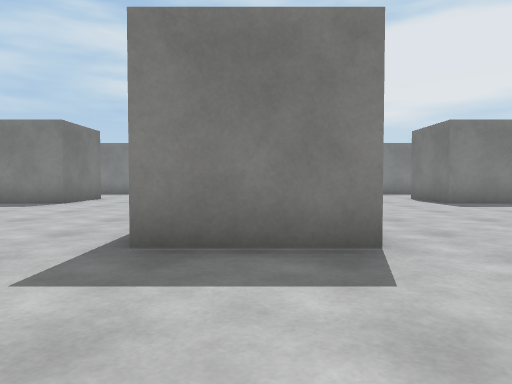
View 1 (above)

24 first-person views from a walk through a scene from a Unity 3-D project. The camera is 0.72 m above the floor, tilts 2° down and sees 70° across. The floor is counted in squares, 1 m on a side. Each view is taken from the middle of a square. On the plan, view 1 faces up. The plan holds only what a view shows up to about 11 squares ahead; the rest is blank. The place goes on beyond the plan. The player character is not drawn. Surface patterns are stand-ins for the level's own textures.

View 2
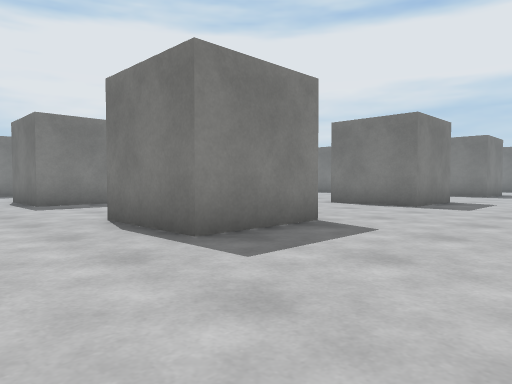

View 3
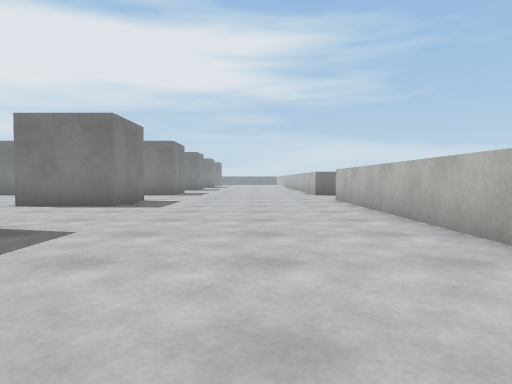

View 4
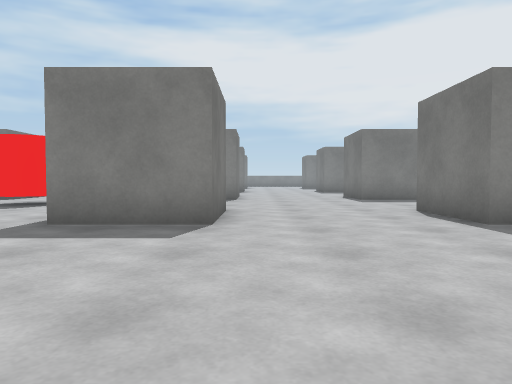

View 5
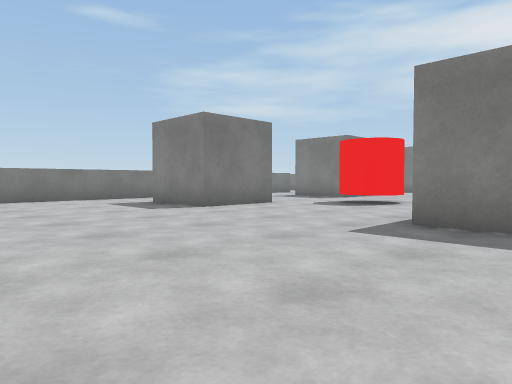

View 6
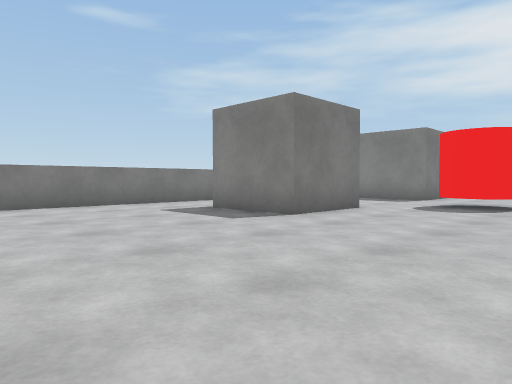

View 7
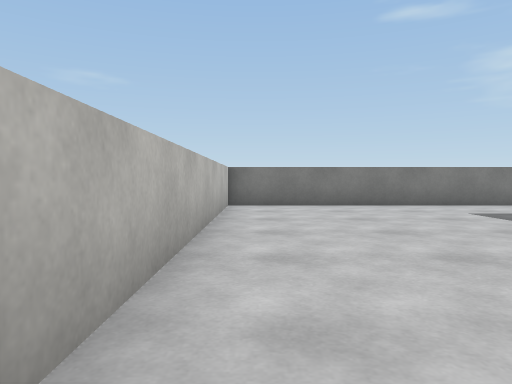

View 8
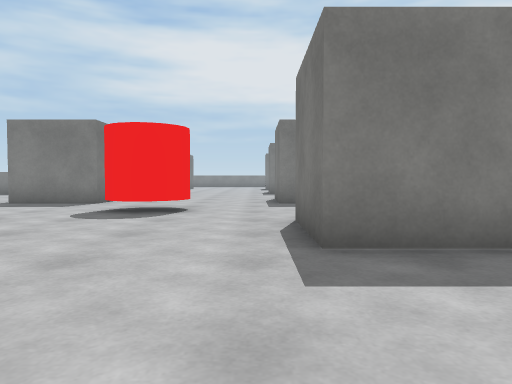

View 9
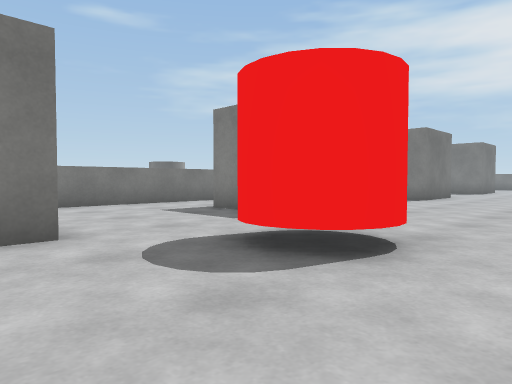

View 10
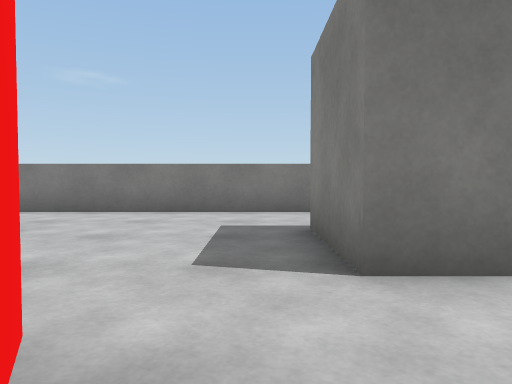

View 11
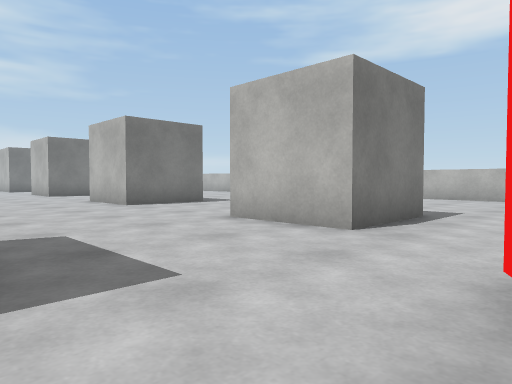

View 12
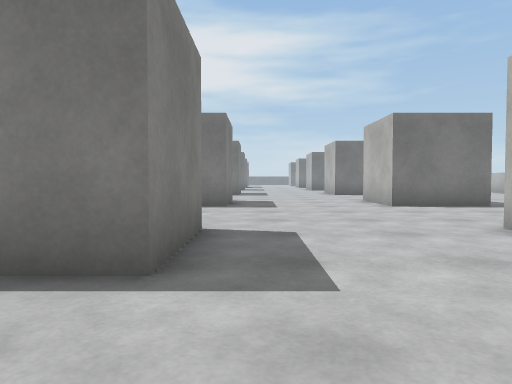

View 13
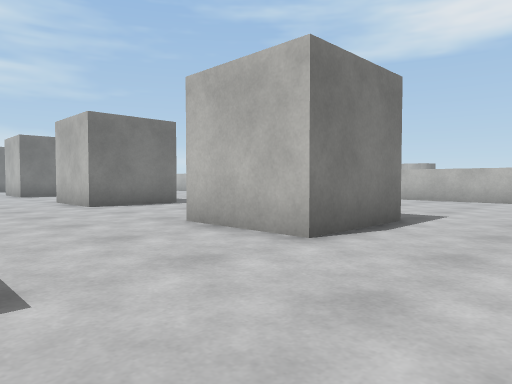

View 14
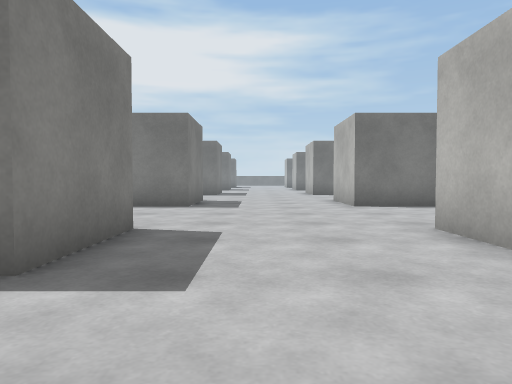

View 15
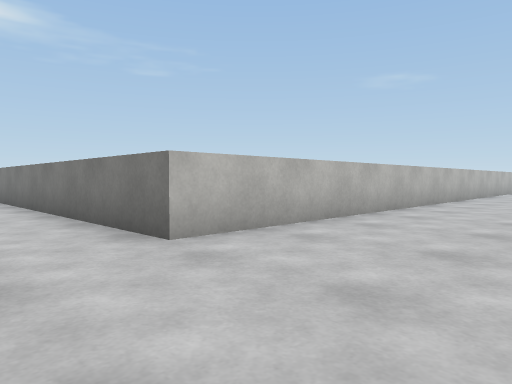

View 16
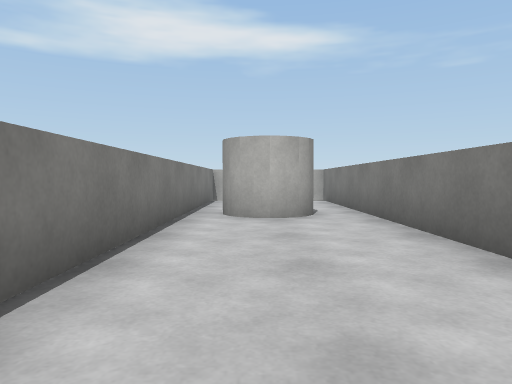

View 17
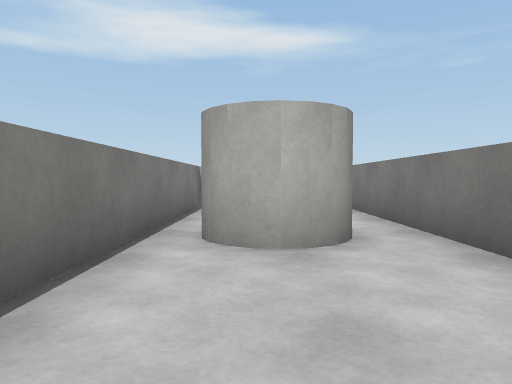

View 18
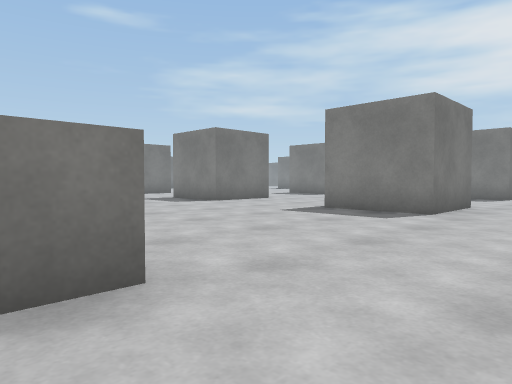

View 19
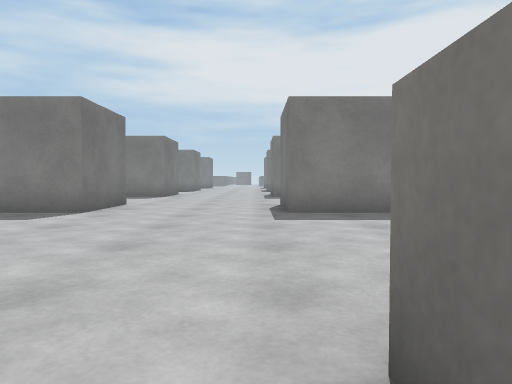

View 20
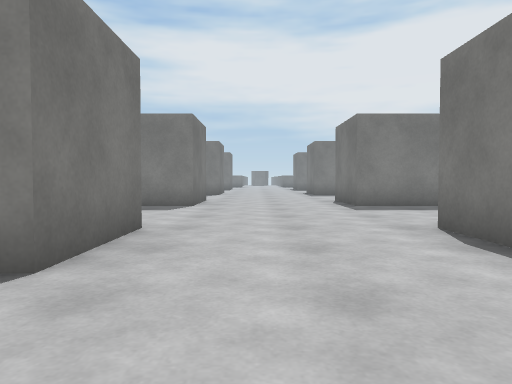

View 21
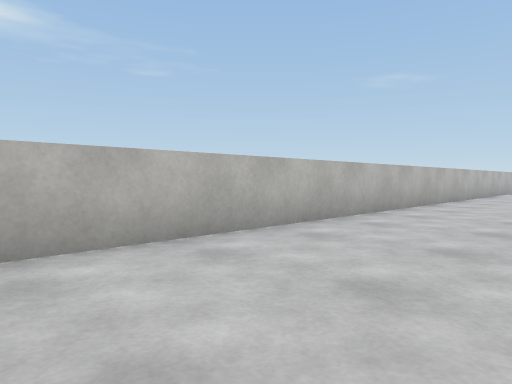

View 22
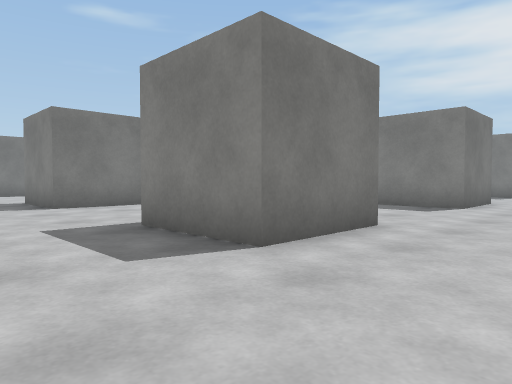

View 23
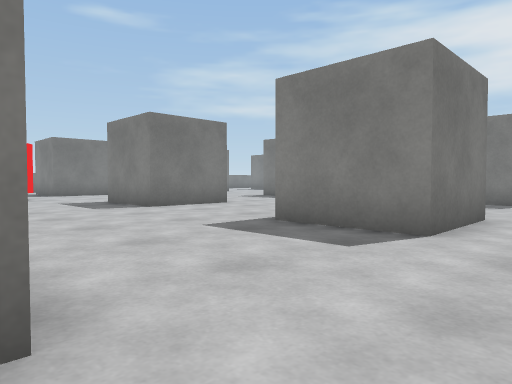

View 24
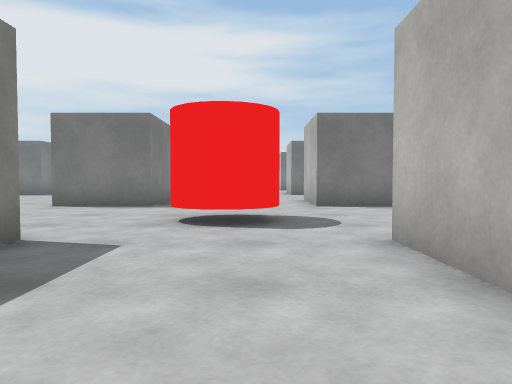

### Floor plan
Points are (right, up) in squares from view 1. A wall is a line through its corners. A room is listed if a view was taken in it or the views show most of it. See-through windows are left out.
Room 1 (views 1, 2, 3, 4, 5, 6, 7, 8, 9, 10, 11, 12, 13, 14, 15, 16, 17, 18, 19, 20, 21, 22, 23)
walls: (-1.3, 3.8) (-1.3, 6.4) (1.3, 6.4) (1.3, 3.8) (-1.3, 3.8); (-5.7, 3.8) (-8.3, 3.8) (-8.3, 6.4) (-5.7, 6.4) (-5.7, 3.8); (5.7, 3.8) (5.7, 6.4) (8.3, 6.4) (8.3, 3.8) (5.7, 3.8); (1.3, 12.5) (1.3, 10.8) (-1.3, 10.8) (-1.3, 12.5); (-8.9, -2.8) (8.7, -2.8) (8.7, -8.5); (-5.7, 12.5) (-5.7, 10.8) (-8.3, 10.8) (-8.3, 12.5); (-10.5, 8.7) (-10.6, 7.9) (-11.3, 7.6); (-11.2, 7.6) (-11.5, 7.6) (-12.1, 7.7) (-12.5, 8.3); (-12, 7.7) (-12.3, 8); (-12.1, 9.3) (-11.7, 9.5); (8.3, 12) (8.3, 10.8) (5.7, 10.8) (5.7, 11.5); (-13.7, 6.4) (-13.7, 3.8) (-16.4, 3.8); (13.5, 3.8) (12.7, 3.8) (12.7, 6.4) (13.5, 6.4); (12.5, -3.4) (12.5, -2.6); (-13.7, 12) (-13.7, 10.8); (-15.9, -2.8) (-10, -2.8); (10.1, -8.8) (11.1, -8.7); (10, -9) (10.4, -8.8); (10, -9.1) (10.2, -8.9); (13.5, 10.8) (12.7, 10.8) (12.7, 12.4); (12.5, -8.5) (12.5, -4); (-19, 7.5) (-19, -2.9)
ways out: opening at (-17.5, 7) to room 2; opening at (-12.8, 9) to room 2; opening at (9, -9.5); opening at (12, -9.5)
Room 2 (view 24)
walls: (-15.8, 6.4) (-13.7, 6.4); (-13.7, 10.8) (-16.4, 10.8); (-19, 11.2) (-19, 7.5)
ways out: opening at (-17.5, 7) to room 1; opening at (-12.8, 9) to room 1

Positions as (right, up) in squares from view 1, and headings:
1: (0, 0), facing up
2: (-4, 0), facing up-right
3: (-4, 0), facing right
4: (-5, -2), facing up
5: (-6, -2), facing up-left
6: (-9, -2), facing up-left
7: (-9, -2), facing left
8: (-9, 0), facing up
9: (-9, 5), facing up-left
10: (-11, 10), facing left
11: (-11, 11), facing down-right
12: (-4, 10), facing right
13: (3, 10), facing down-right
14: (3, 9), facing right
15: (11, 1), facing down-left
16: (11, -2), facing down
17: (11, -5), facing down
18: (11, -4), facing up-left
19: (12, -4), facing up
20: (10, 1), facing up
21: (3, 1), facing down-left
22: (4, 1), facing up-left
23: (3, 6), facing up-left
24: (-18, 8), facing right
